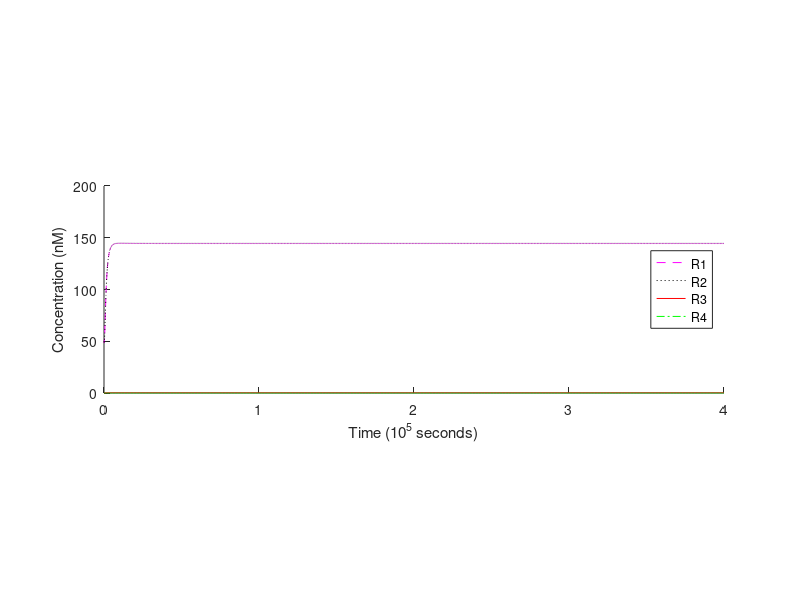
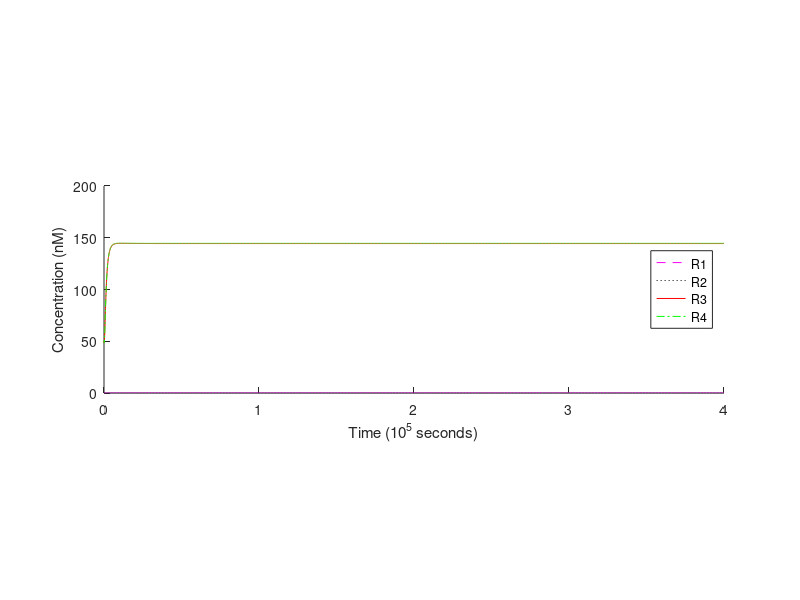
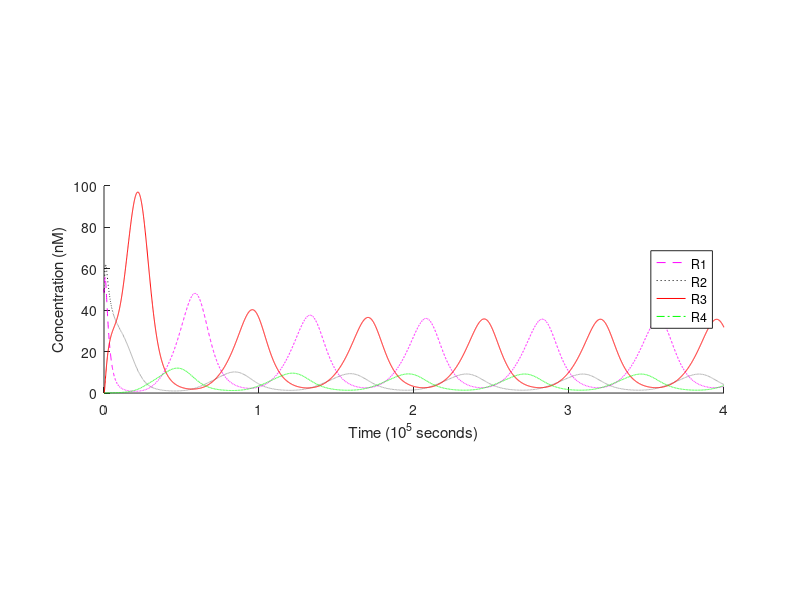
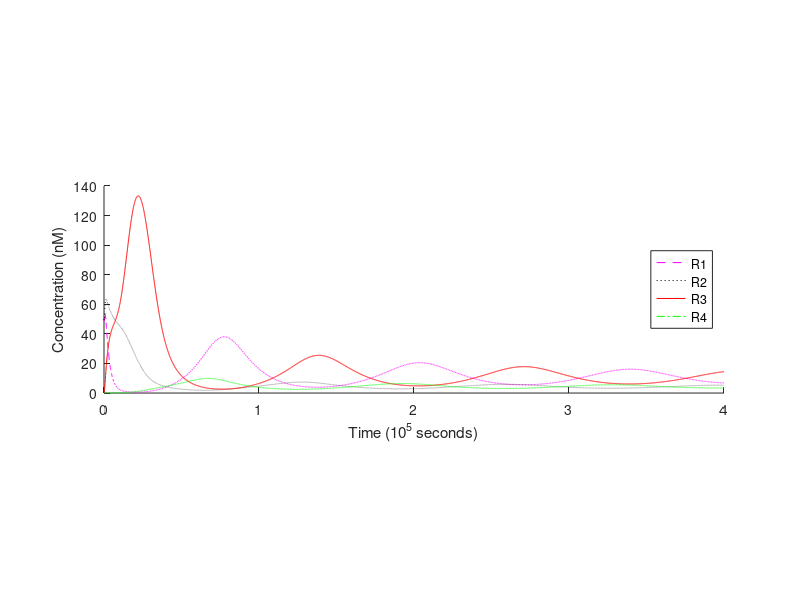

The MATLAB script that drew these images, in order:
% ============================== OCTAVE SETUP ==================================
    clear;
    format long;


% ========================== MODEL REACTION RATES ==============================

    % translation rates (1/s)
    Kt_R1 = 6e-4;
    Kt_R2 = 6e-4;
    Kt_R3 = 6e-4;
    Kt_R4 = 6e-4;

    % mRNA degradation rates (1/s)
    Kd_mR1P1 = 2.5e-3;
    Kd_mR4P1 = 2.5e-3;
    Kd_mR2P2 = 2.5e-3;
    Kd_mR3P2 = 2.5e-3;
    Kd_mR1P3 = 2.5e-3;
    Kd_mR2P4 = 2.5e-3;
    Kd_mR3P5 = 2.5e-3;
    Kd_mR4P6 = 2.5e-3;

    % protein degradation rates (1/s)
    Kd_R1 = 4e-4;
    Kd_R2 = 4e-4;
    Kd_R3 = 4e-4;
    Kd_R4 = 4e-4;

    % maximum/unrepressed transcription rates (M/s)
    Kb_P1 = 4e-10;
    Kb_P2 = 4e-10;
    Kb_P3 = 4e-10;
    Kb_P4 = 4e-10;
    Kb_P5 = 4e-10;
    Kb_P6 = 4e-10;

    % basal/leakage transcription rates (M/s)
    Kc_P1 = 0;
    Kc_P2 = 0;
    Kc_P3 = 0;
    Kc_P4 = 0;
    Kc_P5 = 0;
    Kc_P6 = 0;

    % Hill coefficients (scalar)
    Na_P1 = 1.3;
    Na_P2 = 1.3;
    Nr_R2P1 = 1.3;
    Nr_R4P2 = 1.3;
    Nr_R3P3 = 1.3;
    Nr_R3P4 = 1.3;
    Nr_R4P4 = 1.3;
    Nr_R1P5 = 1.3;
    Nr_R1P6 = 1.3;
    Nr_R2P6 = 1.3;

    % Hill activation constants (M)
    Ka_P1 = 2e-8;
    Ka_P2 = 2e-8;

    % Hill repression constants (M)
    Kr_R2P1 = 6e-10;
    Kr_R4P2 = 6e-10;
    Kr_R3P3 = 6e-10;
    Kr_R3P4 = 6e-10;
    Kr_R4P4 = 6e-10;
    Kr_R1P5 = 6e-10;
    Kr_R1P6 = 6e-10;
    Kr_R2P6 = 6e-10;


% ============================ INPUT PARAMETERS ================================

    % time settings
    dt = 60;                     % 1 minute timesteps
    simulation = 0 : dt : 4e5; % simulation length control

    % input vector
    Is = zeros(1, length(simulation));

    % reaction initial conditions for each run
    names = {"1a", "1b", "2", "3", "4c_1", "4c_2"};
    multiI   = 1e-9 * [0.1, 0.1, 5 , 7.5, 10, 10]; % constant input concentration
    multiR12 = 1e-9 * [50 , 0  , 50, 50 , 50, 0 ];
    multiR34 = 1e-9 * [0  , 50 , 0 , 0  , 0 , 50];


% ================================ MULTISIM ====================================

    % precompute loop invariants
    Ka_P1 ^= Na_P1;
    Ka_P2 ^= Na_P2;
    Kr_R2P1 ^= Nr_R2P1;
    Kr_R4P2 ^= Nr_R4P2;
    Kr_R3P3 ^= Nr_R3P3;
    Kr_R3P4 ^= Nr_R3P4;
    Kr_R4P4 ^= Nr_R4P4;
    Kr_R1P5 ^= Nr_R1P5;
    Kr_R1P6 ^= Nr_R1P6;
    Kr_R2P6 ^= Nr_R2P6;

    % for each set of parameters, make a simulation run and display its results
    for sim = 1 : length(multiI)

        % set initial state concentrations
        Is(:) = multiI(sim);
        R1 = multiR12(sim);
        R2 = multiR12(sim);
        R3 = multiR34(sim);
        R4 = multiR34(sim);
        mR1P1 = 0e-9;
        mR4P1 = 0e-9;
        mR2P2 = 0e-9;
        mR3P2 = 0e-9;
        mR1P3 = 0e-9;
        mR2P4 = 0e-9;
        mR3P5 = 0e-9;
        mR4P6 = 0e-9;

        % preallocate arrays to store concentrations over time
        R1s = zeros(1, length(simulation));
        R2s = zeros(1, length(simulation));
        R3s = zeros(1, length(simulation));
        R4s = zeros(1, length(simulation));

        % actual simulation
        for t = 1 : length(simulation)

            % store current state
            R1s(t) = R1;
            R2s(t) = R2;
            R3s(t) = R3;
            R4s(t) = R4;

            % common subexpression optimization (used below)
            IsP1 = Is(t)^Na_P1;
            activationP1 = IsP1 / (Ka_P1 + IsP1);
            repressionP1 = 1 / (1 + (R2^Nr_R2P1 / Kr_R2P1));
            IsP2 = Is(t)^Na_P2;
            activationP2 = IsP2 / (Ka_P2 + IsP2);
            repressionP2 = 1 / (1 + (R4^Nr_R4P2 / Kr_R4P2));

            % compute variation
            dR1dt = Kt_R1*(mR1P1 + mR1P3) - Kd_R1*R1;
            dR2dt = Kt_R2*(mR2P2 + mR2P4) - Kd_R2*R2;
            dR3dt = Kt_R3*(mR3P2 + mR3P5) - Kd_R3*R3;
            dR4dt = Kt_R4*(mR4P1 + mR4P6) - Kd_R4*R4;
            dmR1P1dt = Kc_P1 + Kb_P1*activationP1*repressionP1 - Kd_mR1P1*mR1P1;
            dmR4P1dt = Kc_P1 + Kb_P1*activationP1*repressionP1 - Kd_mR4P1*mR4P1;
            dmR2P2dt = Kc_P2 + Kb_P2*activationP2*repressionP2 - Kd_mR2P2*mR2P2;
            dmR3P2dt = Kc_P2 + Kb_P2*activationP2*repressionP2 - Kd_mR3P2*mR3P2;
            dmR1P3dt = Kc_P3 + Kb_P3 * (1 / (1 + (R3^Nr_R3P3 / Kr_R3P3))) - Kd_mR1P3*mR1P3;
            dmR2P4dt = Kc_P4 + Kb_P4 * (1 / (1 + (R3^Nr_R3P4 / Kr_R3P4))) * (1 / (1 + (R4^Nr_R4P4 / Kr_R4P4))) - Kd_mR2P4*mR2P4;
            dmR3P5dt = Kc_P5 + Kb_P5 * (1 / (1 + (R1^Nr_R1P5 / Kr_R1P5))) - Kd_mR3P5*mR3P5;
            dmR4P6dt = Kc_P6 + Kb_P6 * (1 / (1 + (R1^Nr_R1P6 / Kr_R1P6))) * (1 / (1 + (R2^Nr_R2P6 / Kr_R2P6))) - Kd_mR4P6*mR4P6;

            % apply state changes
            R1 += dR1dt * dt;
            R2 += dR2dt * dt;
            R3 += dR3dt * dt;
            R4 += dR4dt * dt;
            mR1P1 += dmR1P1dt * dt;
            mR4P1 += dmR4P1dt * dt;
            mR2P2 += dmR2P2dt * dt;
            mR3P2 += dmR3P2dt * dt;
            mR1P3 += dmR1P3dt * dt;
            mR2P4 += dmR2P4dt * dt;
            mR3P5 += dmR3P5dt * dt;
            mR4P6 += dmR4P6dt * dt;

        endfor

        figure; % plot each graphic separately
        hold on;

        % scale data for easier visualization
        timescale = 1e5;
        quantscale = 1e-9;
        x = simulation / timescale;
        yR1 = R1s / quantscale;
        yR2 = R2s / quantscale;
        yR3 = R3s / quantscale;
        yR4 = R4s / quantscale;

        % plot results
        plot(x,yR1,'--m;R1;', x,yR2,':k;R2;', x,yR3,'-r;R3;', x,yR4,'-.g;R4;');
        pbaspect([1 0.334 1]);
        legend('location', 'east');
        xlabel("Time (10^5 seconds)");
        ylabel("Concentration (nM)");

        hold off;
        names{sim}
        maxR1 = max(yR1(round(length(yR1)/2):end))
        maxR2 = max(yR2)
        maxR3 = max(yR3)
        maxR4 = max(yR4(round(length(yR4)/2):end))
        print(strcat('bifurcation-', names{sim}, '-full_.pdf')); % put in the folder the script is run from

    endfor
